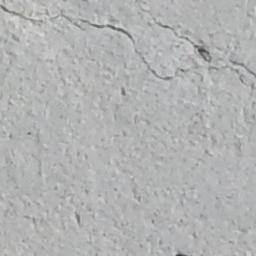
#> input picture data/SDNET2018_extracted/D/CD/7005-157.jpg, 256 x 256 px
$ python -i basic_detector.py   (imports and definitions only)
#> lines starting #> are read from the running program, lines starting #| are printed output that depends on the picture; after the words box and inside, x2 and y2 are one past the last pixel; in counts of white or black regions, pixels touching at a corner belong together
# src/traditional/basic_detector.py
import cv2
import numpy as np
from typing import List, Tuple
import matplotlib.pyplot as plt


class TraditionalCrackDetector:
    def __init__(self):
        self.min_contour_area = 100

    def load_image(self, image_path: str) -> np.ndarray:
        """加载图像"""
        image = cv2.imread(image_path)
        if image is None:
            raise ValueError(f"无法加载图像: {image_path}")
        return image

    def preprocess(self, image: np.ndarray) -> np.ndarray:
        """图像预处理"""
        # 转换为灰度图
        gray = cv2.cvtColor(image, cv2.COLOR_BGR2GRAY)

        # 高斯模糊去噪
        blurred = cv2.GaussianBlur(gray, (5, 5), 0)

        # 直方图均衡化增强对比度
        equalized = cv2.equalizeHist(blurred)

        return equalized

    def detect_edges(self, image: np.ndarray) -> np.ndarray:
        """边缘检测"""
        # Canny边缘检测
        edges = cv2.Canny(image, 50, 150)

        # 形态学闭运算连接断裂边缘
        kernel = cv2.getStructuringElement(cv2.MORPH_RECT, (3, 3))
        closed = cv2.morphologyEx(edges, cv2.MORPH_CLOSE, kernel)

        return closed

    def find_contours(self, binary_image: np.ndarray) -> List[np.ndarray]:
        """查找轮廓"""
        contours, _ = cv2.findContours(
            binary_image, cv2.RETR_EXTERNAL, cv2.CHAIN_APPROX_SIMPLE
        )

        # 过滤小轮廓
        filtered_contours = [
            cnt for cnt in contours
            if cv2.contourArea(cnt) > self.min_contour_area
        ]

        return filtered_contours

    def analyze_contours(self, contours: List[np.ndarray]) -> dict:
        """分析轮廓特征"""
        analysis = {
            'total_cracks': len(contours),
            'areas': [],
            'perimeters': [],
            'lengths': []
        }

        for contour in contours:
            area = cv2.contourArea(contour)
            perimeter = cv2.arcLength(contour, True)

            # 估算长度（通过边界矩形）
            rect = cv2.minAreaRect(contour)
            length = max(rect[1])

            analysis['areas'].append(area)
            analysis['perimeters'].append(perimeter)
            analysis['lengths'].append(length)

        return analysis

    def visualize_result(self, original_image: np.ndarray,
                         contours: List[np.ndarray],
                         save_path: str = None):
        """可视化结果"""
        # 绘制轮廓
        result_image = original_image.copy()
        cv2.drawContours(result_image, contours, -1, (0, 255, 0), 2)

        # 显示结果
        plt.figure(figsize=(15, 5))

        plt.subplot(1, 3, 1)
        plt.imshow(cv2.cvtColor(original_image, cv2.COLOR_BGR2RGB))
        plt.title('Original Image')
        plt.axis('off')

        plt.subplot(1, 3, 2)
        edges = self.detect_edges(self.preprocess(original_image))
        plt.imshow(edges, cmap='gray')
        plt.title('Edge Detection')
        plt.axis('off')

        plt.subplot(1, 3, 3)
        plt.imshow(cv2.cvtColor(result_image, cv2.COLOR_BGR2RGB))
        plt.title('Detected Cracks')
        plt.axis('off')

        if save_path:
            plt.savefig(save_path, dpi=300, bbox_inches='tight')

        plt.tight_layout()
        plt.show()

    def process(self, image_path: str) -> dict:
        """完整处理流程"""
        # 1. 加载图像
        image = self.load_image(image_path)
#> in load_image, image is the input picture: shape (256, 256, 3); mean B, G, R 178.6, 178.8, 177.8

        # 2. 预处理
        processed = self.preprocess(image)
#> in preprocess, `equalized = cv2.equalizeHist(blurred)`:
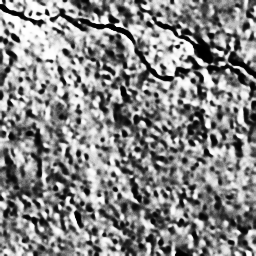
#> equalized: shape (256, 256); min 0, max 255, mean 133.9

        # 3. 边缘检测
        edges = self.detect_edges(processed)
#> in detect_edges, `edges = cv2.Canny(image, 50, 150)`:
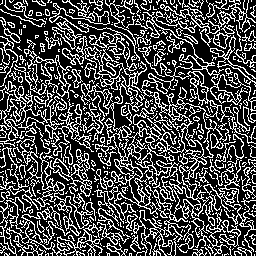
#> edges: shape (256, 256); 29.6% white in thin lines or dots
#> in detect_edges, `closed = cv2.morphologyEx(edges, cv2.MORPH_CLOSE, kernel)`:
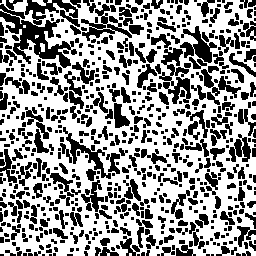
#> closed: shape (256, 256); 58.8% white; 690 black regions (376 under 20 px)

        # 4. 轮廓检测
        contours = self.find_contours(edges)
#> in find_contours, `contours, _ = cv2.findContours( binary_image, cv2.RETR_EXTERNAL, cv2.C..`: contours = 11 contours, 8 with area under 20; largest, box (x1, y1, x2, y2) and area: (0, 0, 256, 256) 59263, (32, 0, 46, 6) 33, (40, 43, 45, 52) 26
#> in find_contours, `filtered_contours = [ cnt for cnt in contours if cv2.contourArea(cnt) ..`: filtered_contours = 1 contour; box (x1, y1, x2, y2) and area: (0, 0, 256, 256) 59263
#> contours has the same summary as filtered_contours in find_contours

        # 5. 分析结果
        analysis = self.analyze_contours(contours)
#> in analyze_contours, `analysis = { 'total_cracks': len(contours), 'areas': [], 'perimeters':..`: analysis = {'total_cracks': 1, 'areas': [], 'perimeters': [], 'lengths': []}
#> the loop in analyze_contours, `for contour in contours:` made 1 pass
#> (area, perimeter, rect, length) on pass 1: (59263, 2745.4, ((127.5, 127.5), (255, 255), -90), 255)
#> analysis = {'total_cracks': 1, 'areas': [59263], 'perimeters': [2745.4], 'lengths': [255]}

        # 6. 可视化
        self.visualize_result(image, contours)
#> in visualize_result, `cv2.drawContours(result_image, contours, -1, (0, 255, 0), 2)`:
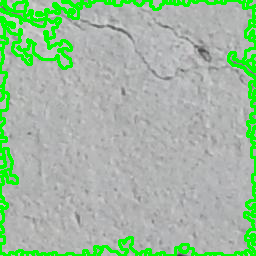
#> result_image: shape (256, 256, 3); 10.71% of pixels changed, all inside (x1, y1, x2, y2) = (0, 0, 256, 256)
#> in visualize_result, `plt.show()`:
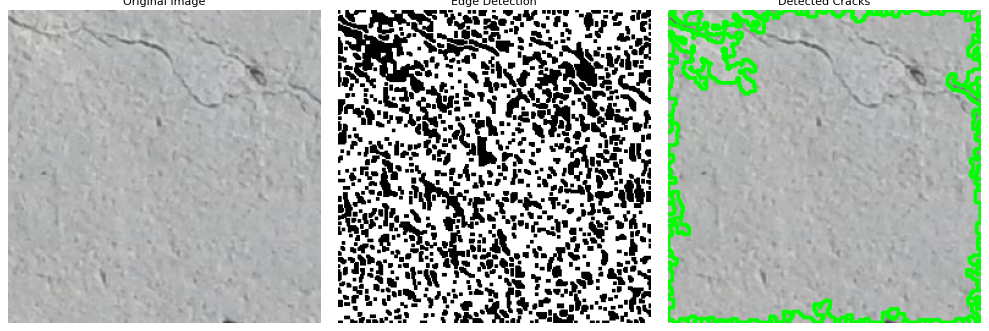
#> figure drawn by matplotlib, 3 panels

        return {
            'image_path': image_path,
            'contours': contours,
            'analysis': analysis,
            'total_cracks_detected': len(contours)
        }

>>> result = TraditionalCrackDetector().process('../../data/SDNET2018_extracted/D/CD/7005-157.jpg')
#> result = 4 items

$ run again, on data/SDNET2018_extracted/D/CD/7008-55.jpg
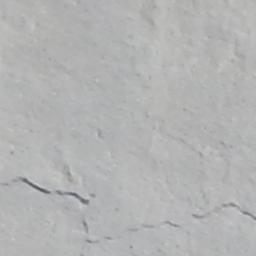
#> input picture data/SDNET2018_extracted/D/CD/7008-55.jpg, 256 x 256 px
#> in load_image, image is the input picture: shape (256, 256, 3); mean B, G, R 179.5, 179.5, 179
#> in detect_edges, `edges = cv2.Canny(image, 50, 150)`:
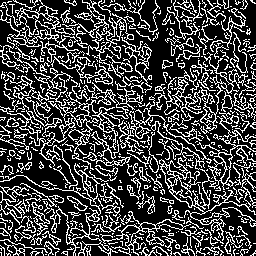
#> edges: shape (256, 256); 26.8% white in thin lines or dots
#> closed: shape (256, 256); 51.3% white; 535 black regions (270 under 20 px)
#> in find_contours, `contours, _ = cv2.findContours( binary_image, cv2.RETR_EXTERNAL, cv2.C..`: contours = 10 contours, 4 with area under 20; largest, box (x1, y1, x2, y2) and area: (0, 0, 256, 256) 55122, (162, 60, 173, 69) 52, (235, 0, 248, 10) 44, (178, 60, 185, 69) 28, (64, 0, 77, 6) 25, (0, 148, 7, 156) 24
#> filtered_contours = 1 contour; box (x1, y1, x2, y2) and area: (0, 0, 256, 256) 55122
#> in process, `contours = self.find_contours(edges)`: contours has the same summary as filtered_contours in find_contours
#> in analyze_contours, `analysis = { 'total_cracks': len(contours), 'areas': [], 'perimeters':..`: analysis = {'total_cracks': 1, 'areas': [], 'perimeters': [], 'lengths': []}
#> the loop in analyze_contours, `for contour in contours:` made 1 pass
#> (area, perimeter, rect, length) on pass 1: (55122, 3309.7, ((127.5, 127.5), (255, 255), -90), 255)
#> in process, `analysis = self.analyze_contours(contours)`: analysis = {'total_cracks': 1, 'areas': [55122], 'perimeters': [3309.7], 'lengths': [255]}
#> result_image: shape (256, 256, 3); 13.83% of pixels changed, all inside (x1, y1, x2, y2) = (0, 0, 256, 256)
#> in visualize_result, `plt.show()`:
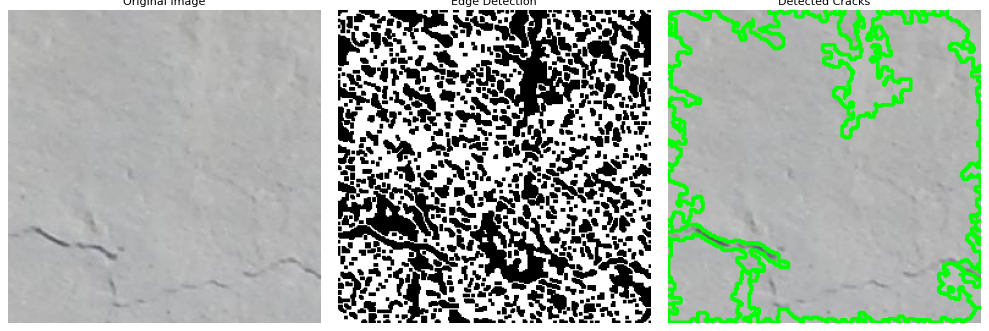
#> figure drawn by matplotlib, 3 panels
#> result = 4 items

$ run again, on data/SDNET2018_extracted/D/CD/7009-167.jpg
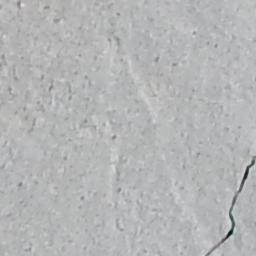
#> input picture data/SDNET2018_extracted/D/CD/7009-167.jpg, 256 x 256 px
#> in load_image, image is the input picture: shape (256, 256, 3); mean B, G, R 182.3, 181.6, 180.6
#> in detect_edges, `edges = cv2.Canny(image, 50, 150)`:
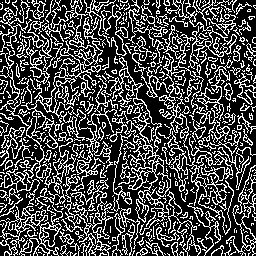
#> edges: shape (256, 256); 29% white in thin lines or dots
#> closed: shape (256, 256); 58% white; 639 black regions (349 under 20 px)
#> in find_contours, `contours, _ = cv2.findContours( binary_image, cv2.RETR_EXTERNAL, cv2.C..`: contours = 10 contours, 8 with area under 20; largest, box (x1, y1, x2, y2) and area: (0, 0, 256, 256) 58446, (211, 165, 256, 256) 1145
#> filtered_contours = 2 contours; box (x1, y1, x2, y2) and area: (0, 0, 256, 256) 58446, (211, 165, 256, 256) 1145
#> in process, `contours = self.find_contours(edges)`: contours has the same summary as filtered_contours in find_contours
#> in analyze_contours, `analysis = { 'total_cracks': len(contours), 'areas': [], 'perimeters':..`: analysis = {'total_cracks': 2, 'areas': [], 'perimeters': [], 'lengths': []}
#> the loop in analyze_contours, `for contour in contours:` made 2 passes
#> (area, perimeter, rect, length) on passes 1 to 2: (1145, 382.2, ((233, 210), (90, 44), -90), 90), (58445.5, 2236.9, ((127.5, 127.5), (255, 255), -90), 255)
#> in process, `analysis = self.analyze_contours(contours)`: analysis = {'total_cracks': 2, 'areas': [1145, 58445.5], 'perimeters': [382.2, 2236.9], 'lengths': [90, 255]}
#> result_image: shape (256, 256, 3); 10.57% of pixels changed, all inside (x1, y1, x2, y2) = (0, 0, 256, 256)
#> in visualize_result, `plt.show()`:
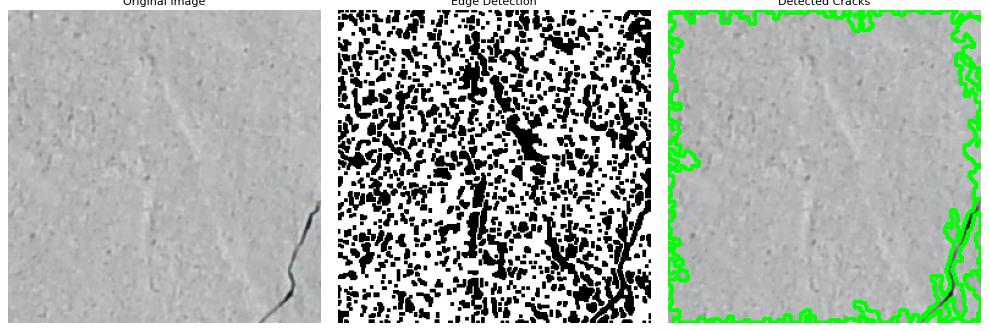
#> figure drawn by matplotlib, 3 panels
#> result = 4 items

$ run again, on data/SDNET2018_extracted/D/CD/7011-38.jpg
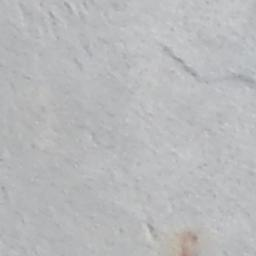
#> input picture data/SDNET2018_extracted/D/CD/7011-38.jpg, 256 x 256 px
#> in load_image, image is the input picture: shape (256, 256, 3); mean B, G, R 187.3, 185.7, 184.9
#> in detect_edges, `edges = cv2.Canny(image, 50, 150)`:
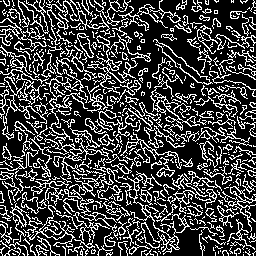
#> edges: shape (256, 256); 26% white in thin lines or dots
#> closed: shape (256, 256); 48.5% white; 16 white regions (6 under 20 px)
#> in find_contours, `contours, _ = cv2.findContours( binary_image, cv2.RETR_EXTERNAL, cv2.C..`: contours = 9 contours, 4 with area under 20; largest, box (x1, y1, x2, y2) and area: (0, 0, 256, 256) 57234, (199, 8, 218, 21) 66, (191, 0, 202, 12) 65, (176, 0, 187, 10) 54, (247, 0, 256, 14) 36
#> filtered_contours = 1 contour; box (x1, y1, x2, y2) and area: (0, 0, 256, 256) 57234
#> in process, `contours = self.find_contours(edges)`: contours has the same summary as filtered_contours in find_contours
#> in analyze_contours, `analysis = { 'total_cracks': len(contours), 'areas': [], 'perimeters':..`: analysis = {'total_cracks': 1, 'areas': [], 'perimeters': [], 'lengths': []}
#> the loop in analyze_contours, `for contour in contours:` made 1 pass
#> (area, perimeter, rect, length) on pass 1: (57233.5, 2705.4, ((127.5, 127.5), (255, 255), -90), 255)
#> in process, `analysis = self.analyze_contours(contours)`: analysis = {'total_cracks': 1, 'areas': [57233.5], 'perimeters': [2705.4], 'lengths': [255]}
#> result_image: shape (256, 256, 3); 10.99% of pixels changed, all inside (x1, y1, x2, y2) = (0, 0, 256, 256)
#> in visualize_result, `plt.show()`:
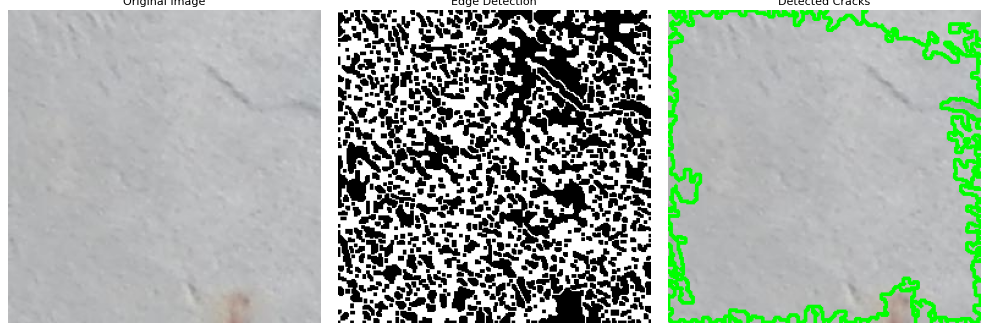
#> figure drawn by matplotlib, 3 panels
#> result = 4 items
